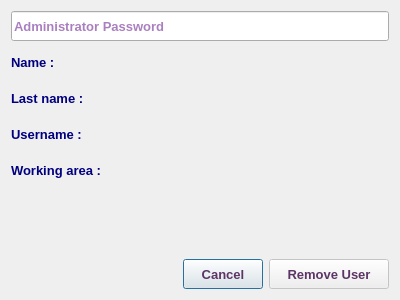
<?xml version="1.0" encoding="UTF-8"?>
<ui version="4.0">
 <class>RemoveUserDialog</class>
 <widget class="QDialog" name="RemoveUserDialog">
  <property name="geometry">
   <rect>
    <x>0</x>
    <y>0</y>
    <width>400</width>
    <height>300</height>
   </rect>
  </property>
  <property name="sizePolicy">
   <sizepolicy hsizetype="Fixed" vsizetype="Fixed">
    <horstretch>0</horstretch>
    <verstretch>0</verstretch>
   </sizepolicy>
  </property>
  <property name="minimumSize">
   <size>
    <width>400</width>
    <height>300</height>
   </size>
  </property>
  <property name="maximumSize">
   <size>
    <width>400</width>
    <height>300</height>
   </size>
  </property>
  <property name="font">
   <font>
    <family>Tahoma</family>
    <pointsize>10</pointsize>
   </font>
  </property>
  <property name="focusPolicy">
   <enum>Qt::StrongFocus</enum>
  </property>
  <property name="acceptDrops">
   <bool>false</bool>
  </property>
  <property name="windowTitle">
   <string>Remove User</string>
  </property>
  <property name="windowIcon">
   <iconset resource="../../../../image.qrc">
    <normaloff>:/Image/remove.png</normaloff>:/Image/remove.png</iconset>
  </property>
  <layout class="QVBoxLayout" name="verticalLayout">
   <item>
    <layout class="QHBoxLayout" name="horizontalLayout_6">
     <item>
      <widget class="QLineEdit" name="adminPassLE">
       <property name="sizePolicy">
        <sizepolicy hsizetype="Expanding" vsizetype="Fixed">
         <horstretch>0</horstretch>
         <verstretch>0</verstretch>
        </sizepolicy>
       </property>
       <property name="minimumSize">
        <size>
         <width>170</width>
         <height>30</height>
        </size>
       </property>
       <property name="maximumSize">
        <size>
         <width>500</width>
         <height>30</height>
        </size>
       </property>
       <property name="font">
        <font>
         <pointsize>10</pointsize>
         <weight>75</weight>
         <bold>true</bold>
        </font>
       </property>
       <property name="acceptDrops">
        <bool>false</bool>
       </property>
       <property name="styleSheet">
        <string notr="true">color: rgb(85, 0, 127);</string>
       </property>
       <property name="echoMode">
        <enum>QLineEdit::Password</enum>
       </property>
       <property name="placeholderText">
        <string>Administrator Password</string>
       </property>
      </widget>
     </item>
    </layout>
   </item>
   <item>
    <layout class="QHBoxLayout" name="horizontalLayout">
     <item>
      <widget class="QLabel" name="label_2">
       <property name="minimumSize">
        <size>
         <width>150</width>
         <height>30</height>
        </size>
       </property>
       <property name="maximumSize">
        <size>
         <width>150</width>
         <height>30</height>
        </size>
       </property>
       <property name="font">
        <font>
         <pointsize>10</pointsize>
         <weight>75</weight>
         <bold>true</bold>
        </font>
       </property>
       <property name="styleSheet">
        <string notr="true">color: rgb(0, 0, 127);</string>
       </property>
       <property name="text">
        <string>Name :</string>
       </property>
      </widget>
     </item>
     <item>
      <widget class="QLabel" name="nameLbl">
       <property name="sizePolicy">
        <sizepolicy hsizetype="Expanding" vsizetype="Preferred">
         <horstretch>0</horstretch>
         <verstretch>0</verstretch>
        </sizepolicy>
       </property>
       <property name="minimumSize">
        <size>
         <width>150</width>
         <height>30</height>
        </size>
       </property>
       <property name="maximumSize">
        <size>
         <width>500</width>
         <height>30</height>
        </size>
       </property>
       <property name="font">
        <font>
         <pointsize>10</pointsize>
         <weight>75</weight>
         <bold>true</bold>
        </font>
       </property>
       <property name="styleSheet">
        <string notr="true">color: rgb(85, 0, 127);</string>
       </property>
       <property name="text">
        <string/>
       </property>
       <property name="wordWrap">
        <bool>true</bool>
       </property>
      </widget>
     </item>
    </layout>
   </item>
   <item>
    <layout class="QHBoxLayout" name="horizontalLayout_2">
     <item>
      <widget class="QLabel" name="label_4">
       <property name="minimumSize">
        <size>
         <width>150</width>
         <height>30</height>
        </size>
       </property>
       <property name="maximumSize">
        <size>
         <width>150</width>
         <height>30</height>
        </size>
       </property>
       <property name="font">
        <font>
         <pointsize>10</pointsize>
         <weight>75</weight>
         <bold>true</bold>
        </font>
       </property>
       <property name="styleSheet">
        <string notr="true">color: rgb(0, 0, 127);</string>
       </property>
       <property name="text">
        <string>Last name :</string>
       </property>
      </widget>
     </item>
     <item>
      <widget class="QLabel" name="lastnameLbl">
       <property name="sizePolicy">
        <sizepolicy hsizetype="Expanding" vsizetype="Preferred">
         <horstretch>0</horstretch>
         <verstretch>0</verstretch>
        </sizepolicy>
       </property>
       <property name="minimumSize">
        <size>
         <width>150</width>
         <height>30</height>
        </size>
       </property>
       <property name="maximumSize">
        <size>
         <width>500</width>
         <height>30</height>
        </size>
       </property>
       <property name="font">
        <font>
         <pointsize>10</pointsize>
         <weight>75</weight>
         <bold>true</bold>
        </font>
       </property>
       <property name="styleSheet">
        <string notr="true">color: rgb(85, 0, 127);</string>
       </property>
       <property name="text">
        <string/>
       </property>
       <property name="wordWrap">
        <bool>true</bool>
       </property>
      </widget>
     </item>
    </layout>
   </item>
   <item>
    <layout class="QHBoxLayout" name="horizontalLayout_4">
     <item>
      <widget class="QLabel" name="label_8">
       <property name="minimumSize">
        <size>
         <width>150</width>
         <height>30</height>
        </size>
       </property>
       <property name="maximumSize">
        <size>
         <width>150</width>
         <height>30</height>
        </size>
       </property>
       <property name="font">
        <font>
         <pointsize>10</pointsize>
         <weight>75</weight>
         <bold>true</bold>
        </font>
       </property>
       <property name="styleSheet">
        <string notr="true">color: rgb(0, 0, 127);</string>
       </property>
       <property name="text">
        <string>Username :</string>
       </property>
      </widget>
     </item>
     <item>
      <widget class="QLabel" name="usernameLbl">
       <property name="sizePolicy">
        <sizepolicy hsizetype="Expanding" vsizetype="Preferred">
         <horstretch>0</horstretch>
         <verstretch>0</verstretch>
        </sizepolicy>
       </property>
       <property name="minimumSize">
        <size>
         <width>150</width>
         <height>30</height>
        </size>
       </property>
       <property name="maximumSize">
        <size>
         <width>500</width>
         <height>30</height>
        </size>
       </property>
       <property name="font">
        <font>
         <pointsize>10</pointsize>
         <weight>75</weight>
         <bold>true</bold>
        </font>
       </property>
       <property name="styleSheet">
        <string notr="true">color: rgb(85, 0, 127);</string>
       </property>
       <property name="text">
        <string/>
       </property>
       <property name="wordWrap">
        <bool>true</bool>
       </property>
      </widget>
     </item>
    </layout>
   </item>
   <item>
    <layout class="QHBoxLayout" name="horizontalLayout_3">
     <item>
      <widget class="QLabel" name="label_6">
       <property name="minimumSize">
        <size>
         <width>150</width>
         <height>30</height>
        </size>
       </property>
       <property name="maximumSize">
        <size>
         <width>150</width>
         <height>30</height>
        </size>
       </property>
       <property name="font">
        <font>
         <pointsize>10</pointsize>
         <weight>75</weight>
         <bold>true</bold>
        </font>
       </property>
       <property name="styleSheet">
        <string notr="true">color: rgb(0, 0, 127);</string>
       </property>
       <property name="text">
        <string>Working area :</string>
       </property>
      </widget>
     </item>
     <item>
      <widget class="QLabel" name="areaLbl">
       <property name="sizePolicy">
        <sizepolicy hsizetype="Expanding" vsizetype="Preferred">
         <horstretch>0</horstretch>
         <verstretch>0</verstretch>
        </sizepolicy>
       </property>
       <property name="minimumSize">
        <size>
         <width>150</width>
         <height>30</height>
        </size>
       </property>
       <property name="maximumSize">
        <size>
         <width>500</width>
         <height>30</height>
        </size>
       </property>
       <property name="font">
        <font>
         <pointsize>10</pointsize>
         <weight>75</weight>
         <bold>true</bold>
        </font>
       </property>
       <property name="styleSheet">
        <string notr="true">color: rgb(85, 0, 127);</string>
       </property>
       <property name="text">
        <string/>
       </property>
       <property name="wordWrap">
        <bool>true</bool>
       </property>
      </widget>
     </item>
    </layout>
   </item>
   <item>
    <spacer name="verticalSpacer">
     <property name="font">
      <font>
       <pointsize>10</pointsize>
      </font>
     </property>
     <property name="orientation">
      <enum>Qt::Vertical</enum>
     </property>
     <property name="sizeHint" stdset="0">
      <size>
       <width>20</width>
       <height>40</height>
      </size>
     </property>
    </spacer>
   </item>
   <item>
    <layout class="QHBoxLayout" name="horizontalLayout_5">
     <item>
      <spacer name="horizontalSpacer_5">
       <property name="font">
        <font>
         <pointsize>10</pointsize>
        </font>
       </property>
       <property name="orientation">
        <enum>Qt::Horizontal</enum>
       </property>
       <property name="sizeHint" stdset="0">
        <size>
         <width>40</width>
         <height>20</height>
        </size>
       </property>
      </spacer>
     </item>
     <item>
      <widget class="QPushButton" name="cancelBtn">
       <property name="minimumSize">
        <size>
         <width>80</width>
         <height>30</height>
        </size>
       </property>
       <property name="maximumSize">
        <size>
         <width>80</width>
         <height>30</height>
        </size>
       </property>
       <property name="font">
        <font>
         <pointsize>10</pointsize>
         <weight>75</weight>
         <bold>true</bold>
        </font>
       </property>
       <property name="styleSheet">
        <string notr="true">color: rgb(92, 53, 102);</string>
       </property>
       <property name="text">
        <string>Cancel</string>
       </property>
      </widget>
     </item>
     <item>
      <widget class="QPushButton" name="removeBtn">
       <property name="enabled">
        <bool>false</bool>
       </property>
       <property name="sizePolicy">
        <sizepolicy hsizetype="Preferred" vsizetype="Fixed">
         <horstretch>0</horstretch>
         <verstretch>0</verstretch>
        </sizepolicy>
       </property>
       <property name="minimumSize">
        <size>
         <width>120</width>
         <height>30</height>
        </size>
       </property>
       <property name="maximumSize">
        <size>
         <width>200</width>
         <height>30</height>
        </size>
       </property>
       <property name="font">
        <font>
         <pointsize>10</pointsize>
         <weight>75</weight>
         <bold>true</bold>
        </font>
       </property>
       <property name="styleSheet">
        <string notr="true">color: rgb(92, 53, 102);</string>
       </property>
       <property name="text">
        <string>Remove User</string>
       </property>
       <property name="icon">
        <iconset resource="../../../../image.qrc">
         <normaloff>:/Image/remove.png</normaloff>:/Image/remove.png</iconset>
       </property>
       <property name="iconSize">
        <size>
         <width>20</width>
         <height>20</height>
        </size>
       </property>
      </widget>
     </item>
    </layout>
   </item>
  </layout>
 </widget>
 <tabstops>
  <tabstop>adminPassLE</tabstop>
  <tabstop>removeBtn</tabstop>
  <tabstop>cancelBtn</tabstop>
 </tabstops>
 <resources>
  <include location="../../../../image.qrc"/>
 </resources>
 <connections/>
</ui>
